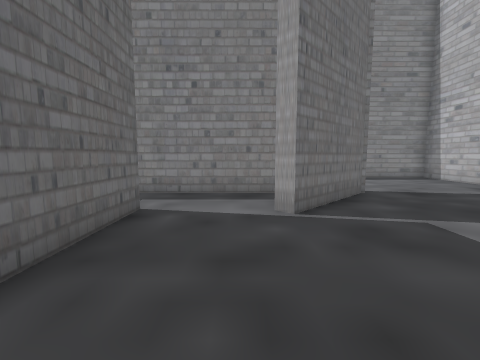
View 1 (above)

22 first-person views from a walk through a Gazebo world. The camera is 1.2 m above the floor, tilts 6° down and sees 90° across. The floor is counted in squares, 1 m on a side. Each view is taken from the middle of a square. On the plan, view 1 faces up. The plan holds only what a view shows up to about 11 squares ahead; the rest is blank. The place goes on beyond the plan. Gazebo's built-in surfaces are drawn with simple patterns.

View 2
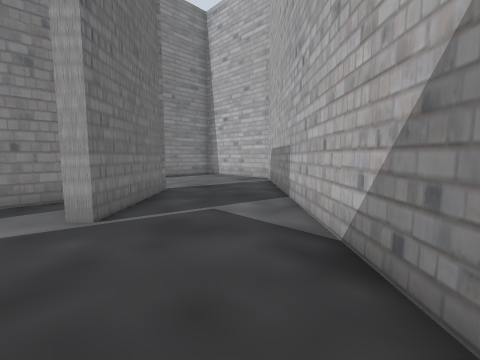

View 3
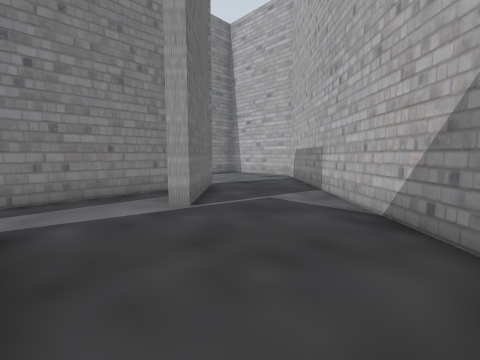

View 4
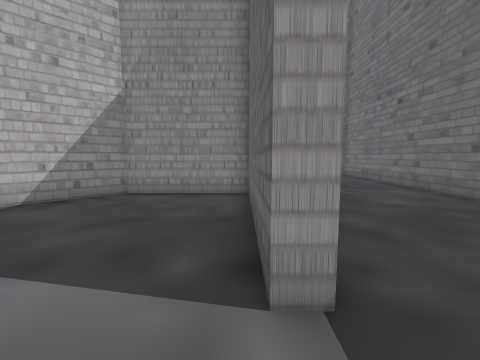

View 5
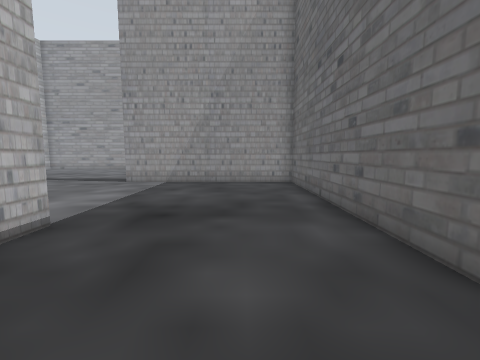

View 6
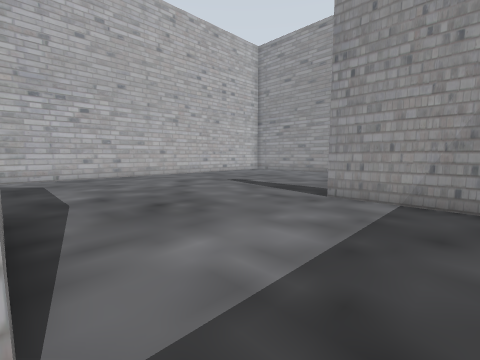

View 7
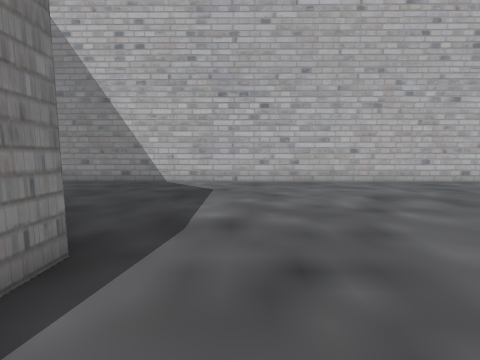

View 8
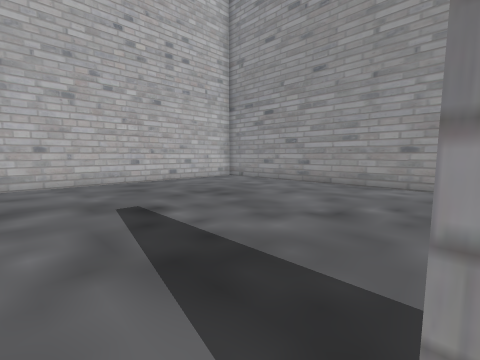

View 9
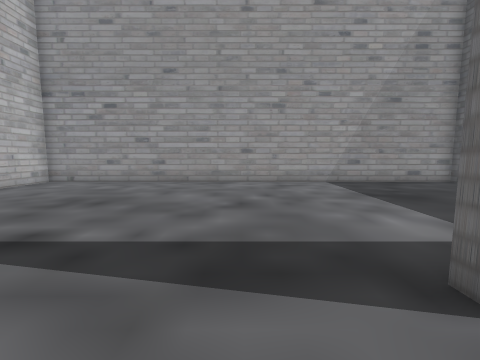

View 10
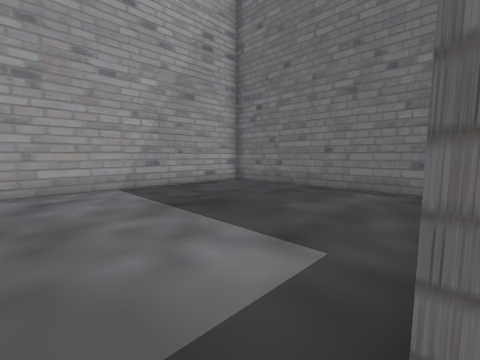

View 11
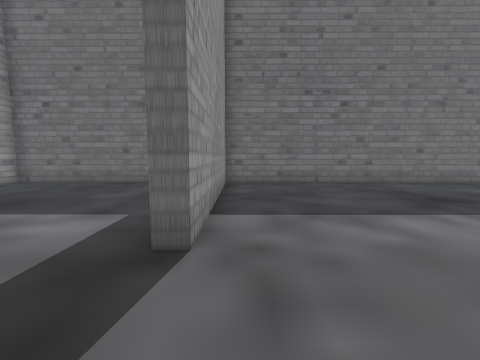

View 12
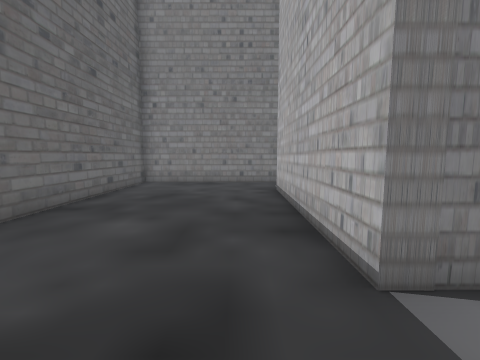

View 13
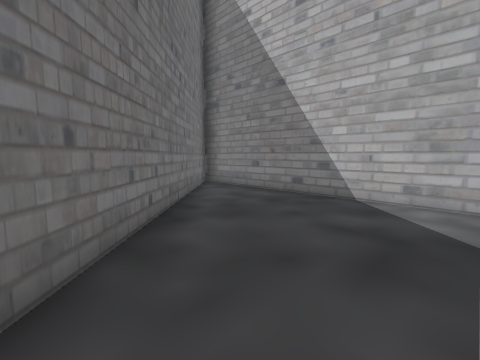

View 14
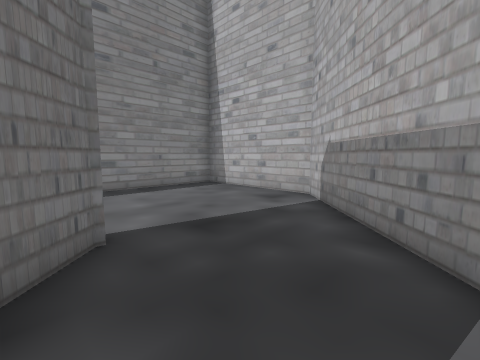

View 15
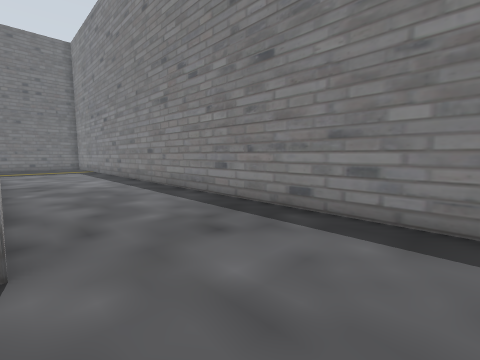

View 16
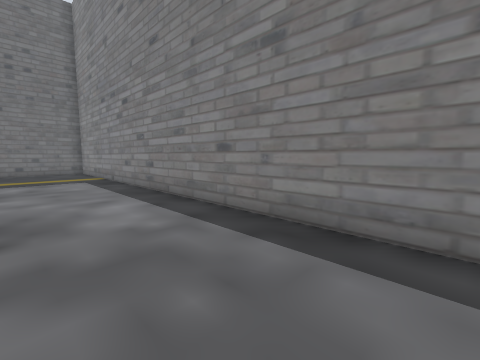

View 17
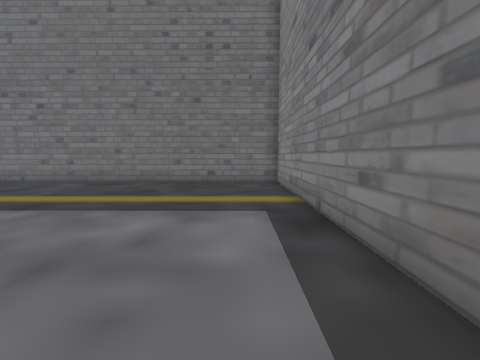

View 18
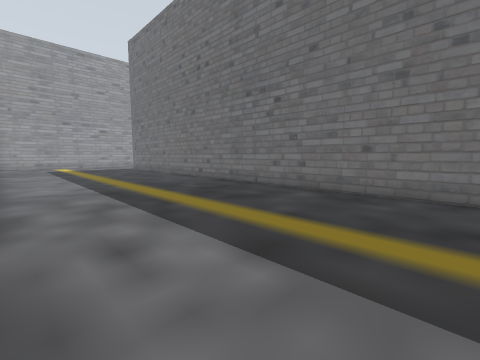

View 19
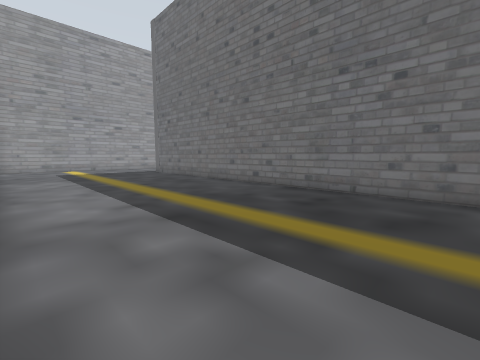

View 20
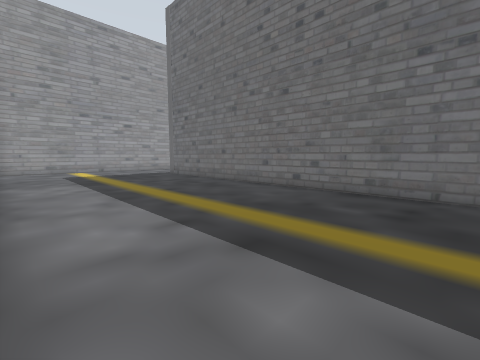

View 21
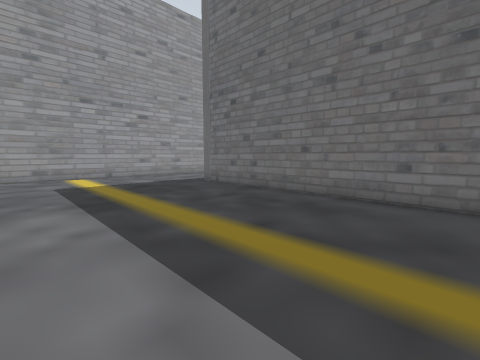

View 22
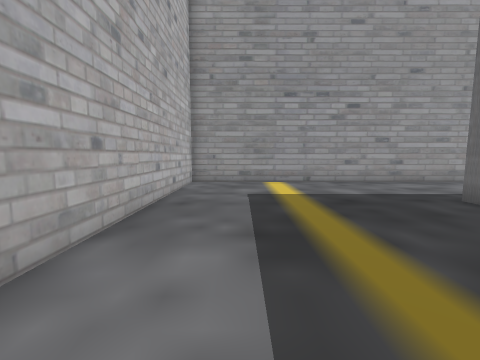

### Floor plan
Ten units are one square. View 1 is at (0, 0); x grows to the right and y downward. Boxes are objects, and circles mark ways between rooms. Rooms are numbered by the first view taken in them; rooms with no view inside come last. Other rooms are left out.
<svg viewBox="-215 -132 317 303">
<path fill="none" stroke="#000" d="M-22 -53 -23 5 15 5 59 -39M29 -65 11 -48 7 -52M18 10 -28 10 -27 -53 -22 -53M-83 90 -84 166 95 166 97 -70 29 -2M-16 -75 -82 -75 -83 76 -9 76 -9 81M-210 166 -89 166 -88 80M39 -75 29 -65M59 -39 97 -77 97 -127 -166 -127 -168 122M18 -80 40 -80M21 -75 -16 -75"/>
<circle cx="45" cy="-55" r="3" fill="#2a7"/>
<circle cx="-5" cy="-50" r="3" fill="#2a7"/>
<circle cx="-20" cy="-65" r="3" fill="#2a7"/>
<text x="10" y="-30">1</text>
<text x="0" y="70">2</text>
<text x="-130" y="20">3</text>
<text x="0" y="-70">4</text>
</svg>
Room 1 opens to room 3. Room 1 opens to room 4. Room 2 opens to room 4.

Where each view was taken, in squares from view 1:
view 1: 0 up, 0 right, facing up
view 2: 0 up, 0 right, facing up-right
view 3: 0 up, 2 left, facing up-right
view 4: 7 up, 2 left, facing down
view 5: 3 up, 6 left, facing down
view 6: 1 down, 4 left, facing down-right
view 7: 3 down, 1 left, facing right
view 8: 7 down, 1 left, facing down-right
view 9: 6 down, 1 right, facing down
view 10: 8 down, 0 right, facing down-left
view 11: 7 down, 2 right, facing left
view 12: 3 down, 4 left, facing up
view 13: 2 down, 3 right, facing up-right
view 14: 4 up, 3 right, facing up-right
view 15: 8 up, 7 right, facing up-left
view 16: 9 up, 1 right, facing up-left
view 17: 11 up, 6 left, facing left
view 18: 8 up, 9 left, facing down-left
view 19: 4 up, 9 left, facing down-left
view 20: 2 up, 9 left, facing down-left
view 21: 3 down, 10 left, facing down-left
view 22: 6 down, 11 left, facing down
